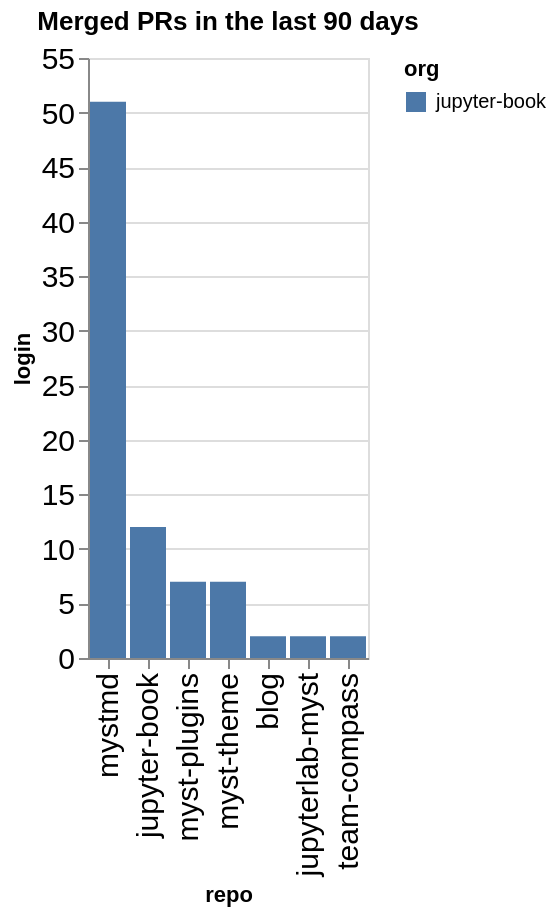

This figure's notebook cell:
### Code cell
prs_by_repo = merged.groupby(['org', 'repo']).count()['login'].reset_index().sort_values(['org', 'login'], ascending=False)
alt.Chart(data=prs_by_repo, title=f"Merged PRs in the last {n_days} days").mark_bar().encode(
    x=alt.X('repo', sort=prs_by_repo['repo'].values.tolist()),
    y='login',
    color='org'
)

### Figure 1 — Vega-Lite specification as saved in the notebook (floating-point values rounded to 4 significant figures)
{"config": {"axisLeft": {"labelFontSize": 15}, "axisBottom": {"labelFontSize": 15}}, "data": {"name": "data-daf332ebda58b4180cd9f0172847f97c"}, "mark": {"type": "bar"}, "encoding": {"color": {"field": "org", "type": "nominal"}, "x": {"field": "repo", "sort": ["mystmd", "jupyter-book", "myst-plugins", "myst-theme", "blog", "jupyterlab-myst", "team-compass"], "type": "nominal"}, "y": {"field": "login", "type": "quantitative"}}, "title": "Merged PRs in the last 90 days", "$schema": "https://vega.github.io/schema/vega-lite/v5.20.1.json", "datasets": {"data-daf332ebda58b4180cd9f0172847f97c": [{"org": "jupyter-book", "repo": "mystmd", "login": 51}, {"org": "jupyter-book", "repo": "jupyter-book", "login": 12}, {"org": "jupyter-book", "repo": "myst-plugins", "login": 7}, {"org": "jupyter-book", "repo": "myst-theme", "login": 7}, {"org": "jupyter-book", "repo": "blog", "login": 2}, {"org": "jupyter-book", "repo": "jupyterlab-myst", "login": 2}, {"org": "jupyter-book", "repo": "team-compass", "login": 2}]}}
